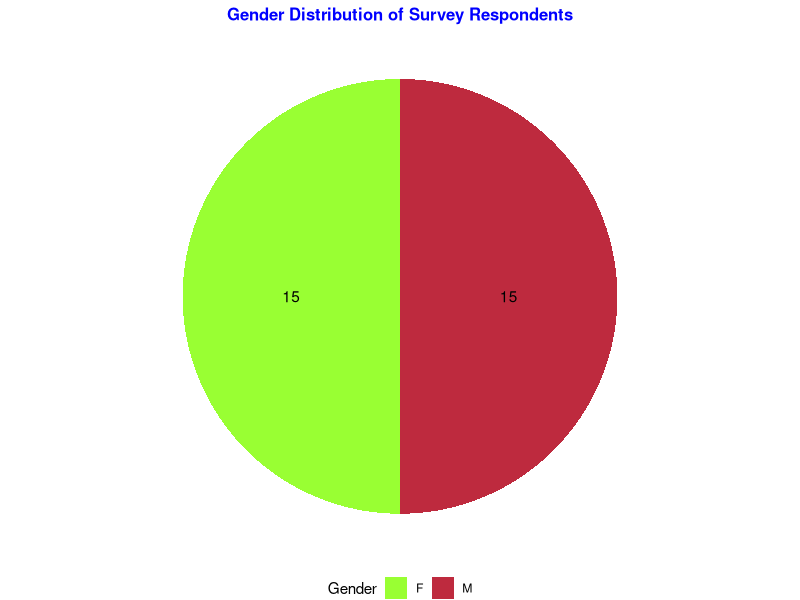
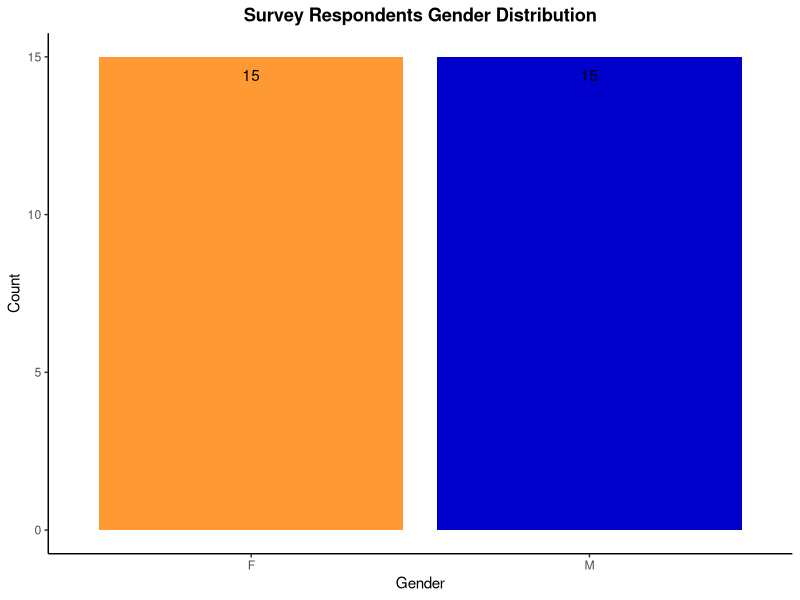
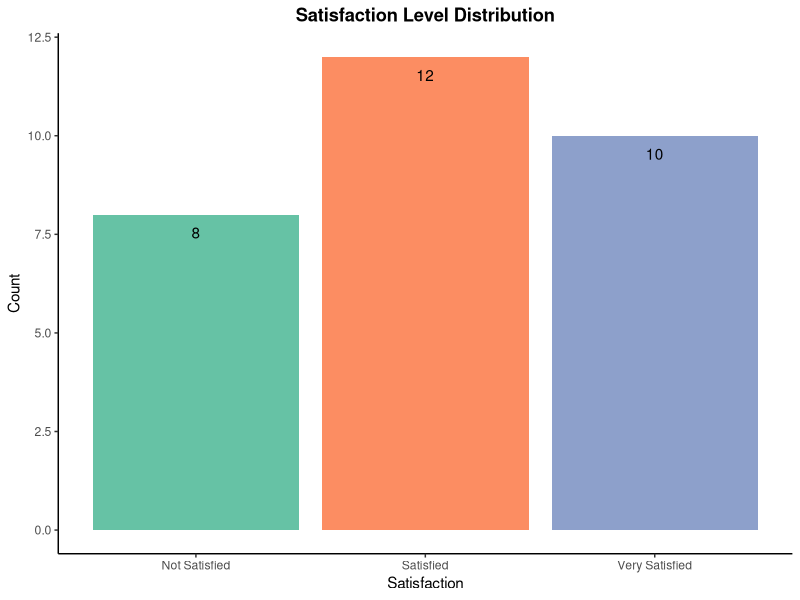
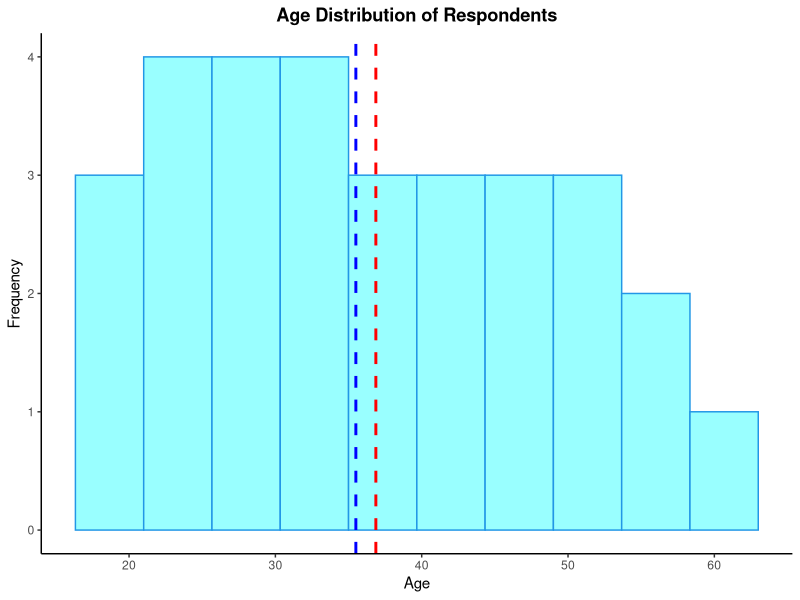
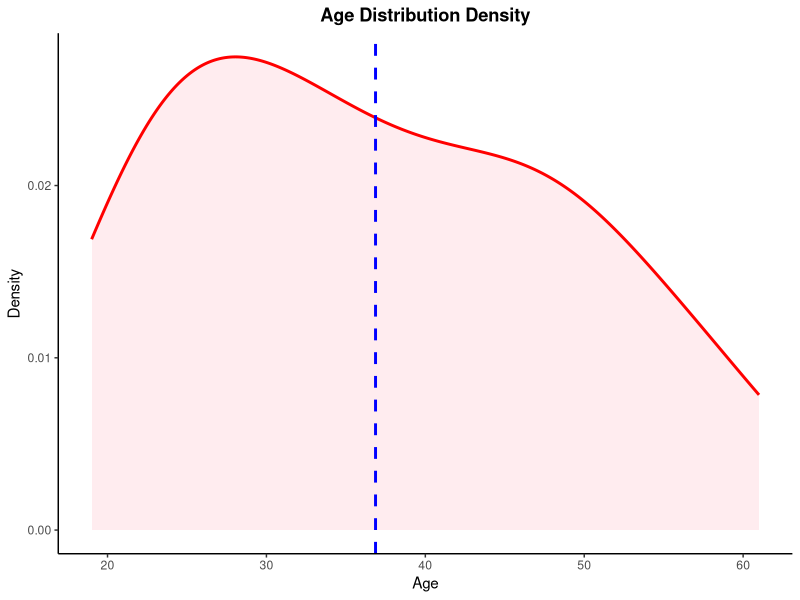
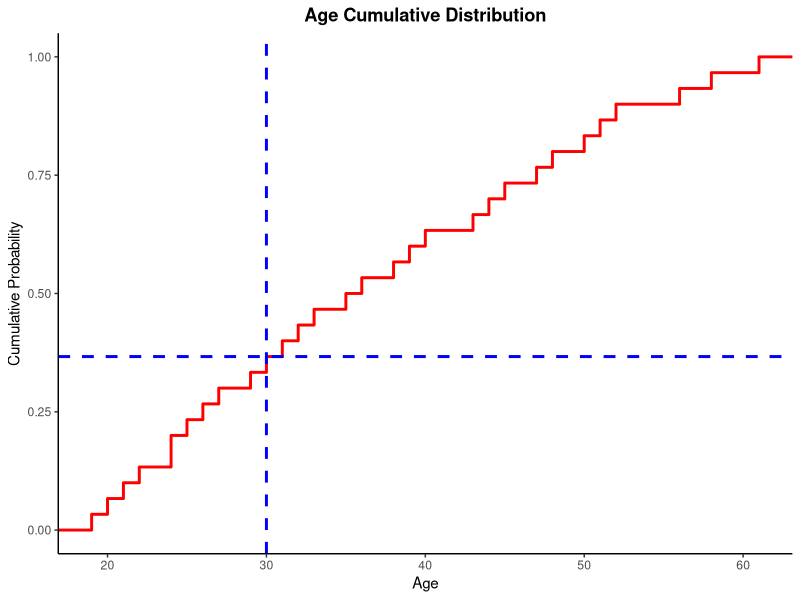
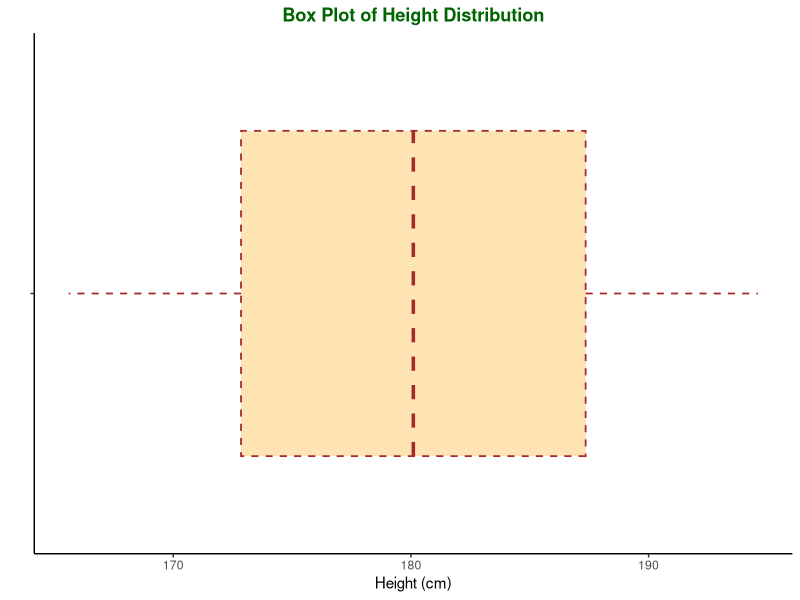
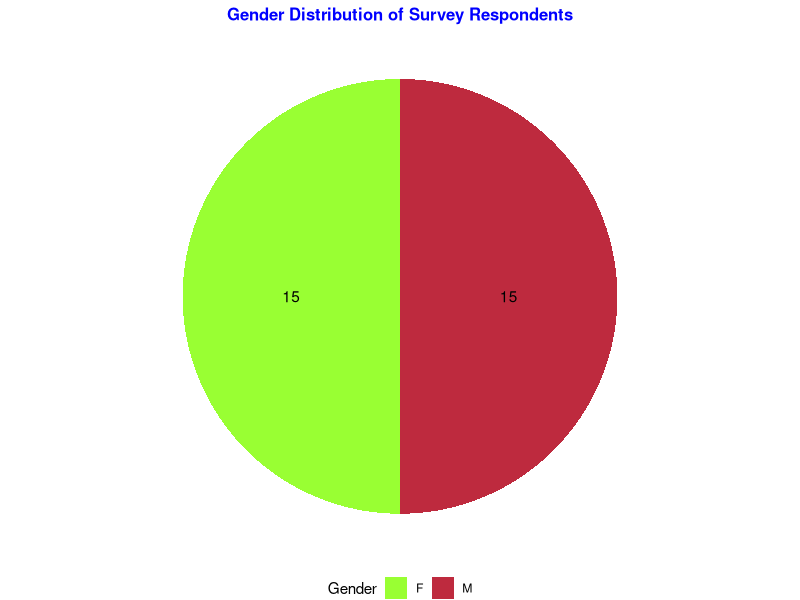

Source code (R) for these figures, in order:
#ggplot2 
#install.packages("ggplot2")

if(!require(ggplot2)){
  install.packages('ggplot')
  library(ggplot2)
} else {
    library(ggplot2)
}

# Check if file exists
if(!file.exists('Mohammad-Omar-Es_Haqzai-itc255.csv')){
  stop("File 'Mohammad-Omar-Es_Haqzai-itc255.csv' not found in working directory")
}

#Read the dataset
dtSurvey=read.csv('Mohammad-Omar-Es_Haqzai-itc255.csv')
head(dtSurvey)
View(dtSurvey)

#Check the structure of the data
str(dtSurvey)

# Set factor levels for Satisfaction to have logical order
dtSurvey$Satisfaction <- factor(dtSurvey$Satisfaction, 
                                levels = c("Not Satisfied", "Satisfied", "Very Satisfied"))

head(dtSurvey)


#univar gaphs
##++++++++++++++++++Pie chart
#Gender

fdtGender=table(dtSurvey$Gender)
fdtGender=as.data.frame(fdtGender)
colnames(fdtGender)=c("Gender", "Count")
fdtGender


##we use the FDT of Gender as input for ggplot
g0=ggplot(fdtGender, aes(x = "", y = Count, fill = Gender))
g1=g0 + geom_col() +
  coord_polar(theta = "y") +
  theme_void() +
  theme(plot.title = element_text(colour = "blue",
                                  size = 12, 
                                  face = "bold", 
                                  hjust = .5)) +
  ggtitle('Gender Distribution of Survey Respondents') +
  geom_text(aes(label = Count), 
            position = position_stack(vjust = .5)) +
  scale_fill_manual(values = c('#99FF33', '#BE2A3E')) +
  theme(legend.position = 'bottom')

ggsave('genderDist.png')
g1


###++++++++++++++++++++++ Bar Chart - Gender
g0=ggplot(fdtGender, aes(x = Gender, y = Count, fill = Gender))
g0 + geom_bar(stat = 'identity') +
  theme_classic() +
  theme(legend.position = '') +
  theme(axis.title.x = element_text(),
        axis.title.y = element_text(),
        plot.title = element_text(face = 'bold', hjust = .5)) +
  ggtitle('Survey Respondents Gender Distribution') +
  geom_text(aes(label = Count), vjust = 2) +
  scale_fill_manual(values = c('#FF9933', '#0000CC'))
ggsave('genderBar.pdf')

###++++++++++++++++++++++ Bar Chart - Satisfaction
fdtSatisfaction=table(dtSurvey$Satisfaction)
fdtSatisfaction=as.data.frame(fdtSatisfaction)
colnames(fdtSatisfaction)=c('Satisfaction', 'Count')

g0=ggplot(fdtSatisfaction, aes(x = Satisfaction, y = Count, fill = Satisfaction))
g0 + geom_bar(stat = 'identity') +
  theme_classic() +
  theme(legend.position = '') +
  theme(axis.title.x = element_text(),
        axis.title.y = element_text(),
        plot.title = element_text(face = 'bold', hjust = .5)) +
  ggtitle('Satisfaction Level Distribution') +
  geom_text(aes(label = Count), vjust = 2) +
  scale_fill_brewer(palette = "Set2")
ggsave('satisfactionBar.png')


###++++++++++++++++++++++++++ Histogram - Age
g0=ggplot(dtSurvey, aes(x = Age))
g0 + geom_histogram(bins = 10, fill = '#99FFFF', colour = 4) +
  theme_classic() +
  theme(plot.title = element_text(face = 'bold',
                                  hjust = .5), 
        axis.title.x = element_text(), 
        axis.title.y = element_text()) +
  ggtitle('Age Distribution of Respondents') +
  xlab('Age') +
  ylab('Frequency') +
  geom_vline(xintercept = mean(dtSurvey$Age),
             linetype = 'dashed',
             color = 'red', 
             size = 1) +
  geom_vline(xintercept = median(dtSurvey$Age),
             linetype = 'dashed',
             color = 'blue', 
             size = 1)
ggsave('ageDistHist.png')



###++++++++++++++++++++ Density plot - Age
g0=ggplot(dtSurvey, aes(x = Age))
g0 + geom_density(color = 'red', fill = 'pink', alpha = 0.3, size = 1) +
  theme_classic() +
  theme(plot.title = element_text(face = 'bold',
                                  hjust = .5), 
        axis.title = element_text(), 
        axis.title.y = element_text()) +
  ggtitle('Age Distribution Density') +
  xlab('Age') +
  ylab('Density') +
  geom_vline(xintercept = mean(dtSurvey$Age),
             linetype = 'dashed',
             color = 'blue', 
             size = 1)
ggsave('ageDensity.png')


## ECDF - Age
g0=ggplot(dtSurvey, aes(x = Age))
g1=g0 + stat_ecdf(geom = "step", 
                     col = "red", size = 1) +
  theme_classic() +
  theme(plot.title = element_text(face = 'bold',
                                  hjust = .5), 
        axis.title = element_text(), 
        axis.title.y = element_text()) +
  ggtitle('Age Cumulative Distribution') +
  xlab('Age') +
  ylab('Cumulative Probability') +
  geom_vline(xintercept = 30,
             linetype = 'dashed',
             color = 'blue', 
             size = 1) +
  geom_hline(yintercept = ecdf(dtSurvey$Age)(30),
             linetype = 'dashed',
             color = 'blue', 
             size = 1)

g1
ggsave('ageECDF.png')

# Check the ECDF value at age 30
ecdf(dtSurvey$Age)(30)


###+++++++++++++++++++ Box Plot - Height
g0=ggplot(dtSurvey, aes(y = '', x = Height))
g0 + geom_boxplot(fill = 'orange', 
                  color = 'brown', 
                  alpha = 0.3, 
                  outlier.colour = 'red', 
                  linetype = 2, 
                  lwd = .6) +
  theme_classic() +
  theme(axis.title.x = element_text(), 
        plot.title = element_text(face = 'bold',
                                  hjust = .5, 
                                  color = 'darkgreen')) +
  ggtitle('Box Plot of Height Distribution') +
  xlab('Height (cm)') +
  ylab('')
ggsave('boxplotHeight.png')
